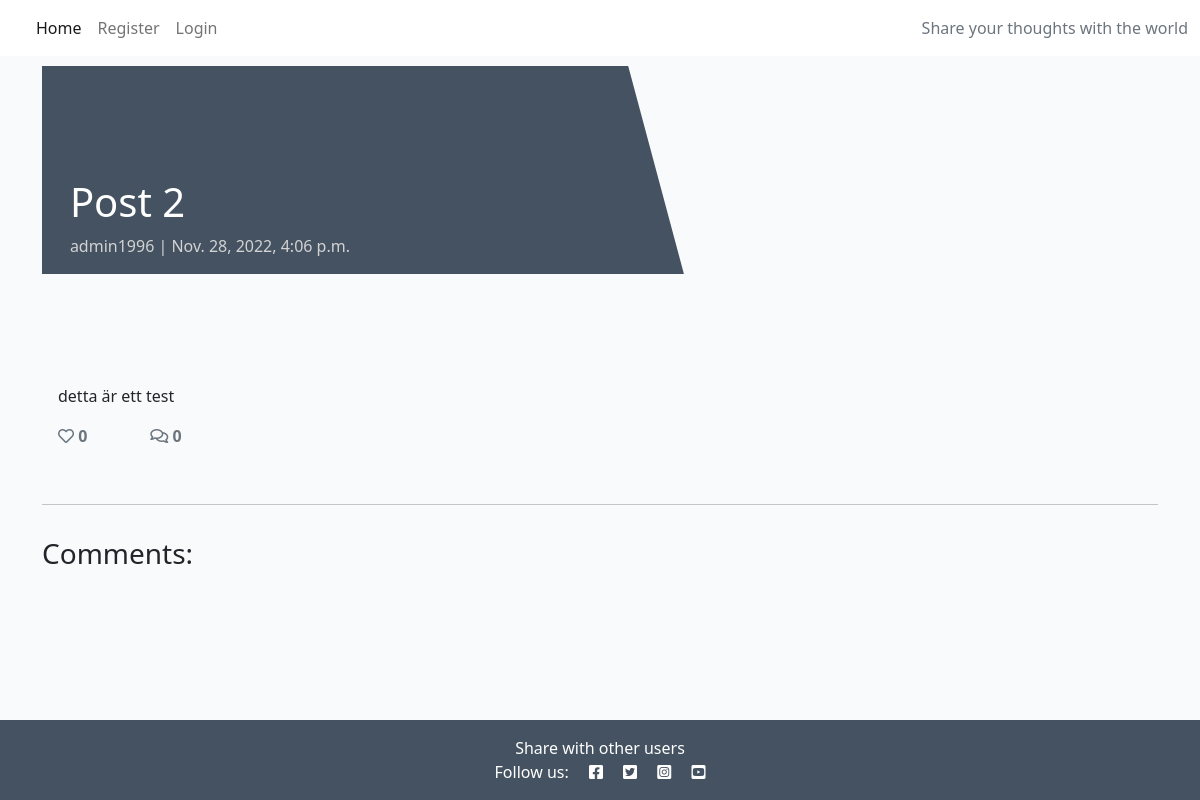
Before: /post-2/ with the older database file.
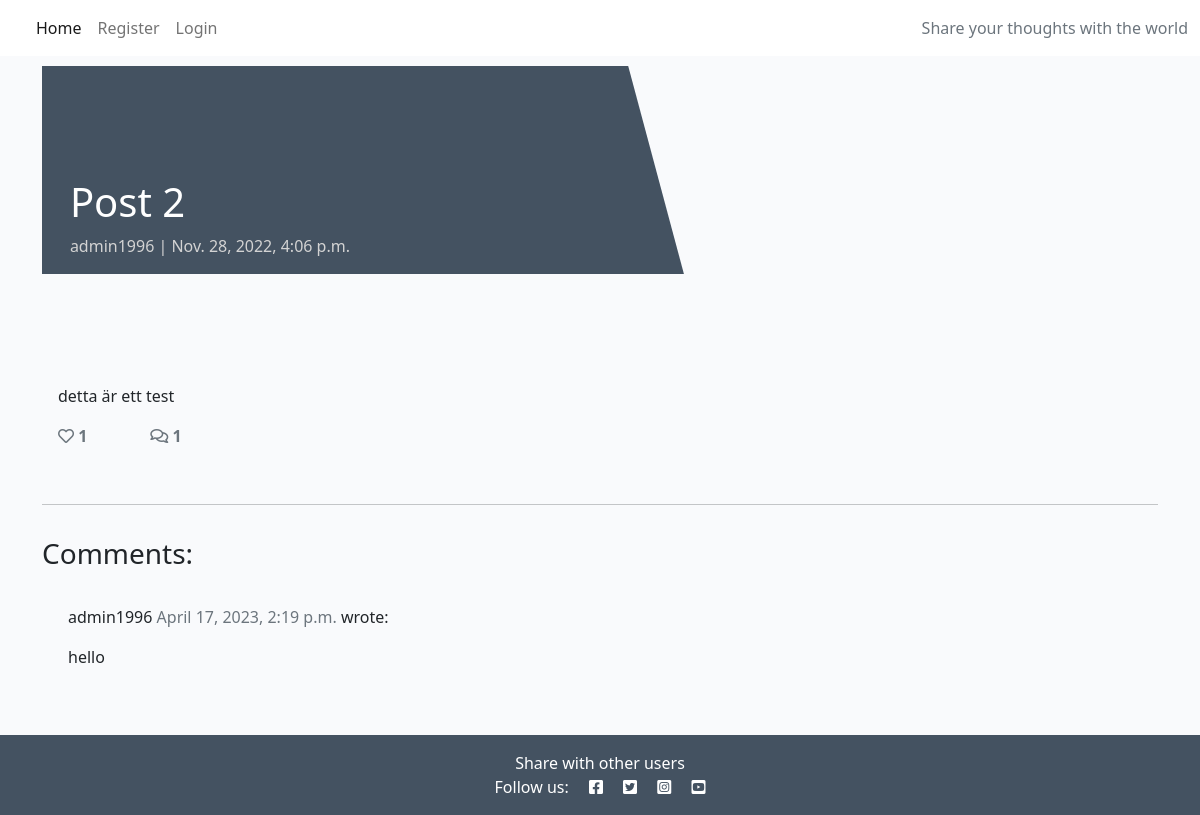
After: the same page with the newer database file.
### blog/models.py (models this page shows, shortened)
class Post(models.Model):
    title = models.CharField(max_length=200, unique=True)
    slug = models.SlugField(max_length=200, unique=True)
    author = models.ForeignKey(
        User, on_delete=models.CASCADE, related_name="blog_posts"
    )
    featured_image = CloudinaryField('image', default='placeholder')
    excerpt = models.TextField(blank=True)
    updated_on = models.DateTimeField(auto_now=True)
    content = models.TextField()
    created_on = models.DateTimeField(auto_now_add=True)
    status = models.IntegerField(choices=STATUS, default=0)
    likes = models.ManyToManyField(
        User, related_name='blogpost_like', blank=True)
    class Meta:
        ordering = ["-created_on"]
    def number_of_likes(self):
        return self.likes.count()

class Comment(models.Model):
    post = models.ForeignKey(Post, on_delete=models.CASCADE,
                             related_name="comments")
    name = models.CharField(max_length=80)
    email = models.EmailField()
    body = models.TextField()
    created_on = models.DateTimeField(auto_now_add=True)
    approved = models.BooleanField(default=False)
    class Meta:
        ordering = ["created_on"]

### blog/views.py (the view, shortened to what this page needs)
# urls.py: path('<slug:slug>/', views.PostDetail.as_view(), name='post_detail'),
class PostDetail(View):
    def get(self, request, slug, *args, **kwargs):
        queryset = Post.objects.filter(status=1)
        post = get_object_or_404(queryset, slug=slug)
        comments = post.comments.filter(approved=True).order_by("-created_on")
        liked = False
        if post.likes.filter(id=self.request.user.id).exists():
            liked = True
        return render(
            request,
            "post_detail.html",
            {
                "post": post,
                "comments": comments,
                "commented": False,
                "liked": liked,
                "comment_form": CommentForm()
            },
        )

### templates/post_detail.html (shortened to what this page needs)
{% extends 'base.html' %} {% block content %}
{% load crispy_forms_tags %}
<div class="masthead">
    <div class="container">
        <div class="row g-0">
            <div class="col-md-6 masthead-text">
                <h1 class="post-title">{{ post.title }}</h1>
                <p class="post-subtitle">{{ post.author }} | {{ post.created_on }}</p>
            </div>
            <div class="d-none d-md-block col-md-6 masthead-image">
            </div>
        </div>
    </div>
</div>
<div class="container">
    <div class="row">
        <div class="col card mb-4  mt-3 left  top">
            <div class="card-body">
                <p class="card-text ">
                    {{ post.content | safe }}
                </p>
                <div class="row">
                    <div class="col-1">
                        <strong>
                            {% if user.is_authenticated %}
                            <form class="d-inline" action="{% url 'post_like' post.slug %}" method="POST">
                                {% csrf_token %}
                                {% if liked %}
                                <button type="submit" name="blogpost_id" value="{{post.slug}}" class="btn-like"><i
                                        class="fas fa-heart"></i></button>
                                {% else %}
                                <button type="submit" name="blogpost_id" value="{{post.slug}}" class="btn-like"><i
                                        class="far fa-heart"></i></button>
                                {% endif %}
                            </form>
                            {% else %}
                            <span class="text-secondary"><i class="far fa-heart"></i></span>
                            {% endif %}
                            <span class="text-secondary">{{ post.number_of_likes }} </span>
                        </strong>
                    </div>
                    <div class="col-1">
                        {% with comments.count as total_comments %}
                        <strong class="text-secondary"><i class="far fa-comments"></i>
                            {{ total_comments }}</strong>
                        {% endwith %}
                    </div>
                </div>
            </div>
        </div>
    </div>
    <div class="row">
        <div class="col">
            <hr>
        </div>
    </div>
    <div class="row">
        <div class="col-md-8 card mb-4  mt-3 ">
            <h3>Comments:</h3>
            <div class="card-body">
                {% for comment in comments %}
                <div class="comments" style="padding: 10px;">
                    <p class="font-weight-bold">
                        {{ comment.name }}
                        <span class=" text-muted font-weight-normal">
                            {{ comment.created_on }}
                        </span> wrote:
                    </p>
                    {{ comment.body | linebreaks }}
                </div>
                {% endfor %}
            </div>
        </div>
        <div class="col-md-4 card mb-4  mt-3 ">
            <div class="card-body">
            </div>
        </div>
    </div>
</div>
{% endblock content %}

### templates/base.html (shortened to what this page needs)
{% load static %}
<!DOCTYPE html>
<html class="h-100">
<head>
    <link rel="stylesheet" href="https://cdnjs.cloudflare.com/ajax/libs/font-awesome/5.15.3/css/all.min.css">
    <link href="https://cdn.jsdelivr.net/npm/bootstrap@5.0.1/dist/css/bootstrap.min.css" rel="stylesheet"
>
    <link rel="stylesheet" href="{% static 'css/style.css' %}">
</head>
<body class="d-flex flex-column h-100 main-bg">
    <nav class="navbar navbar-expand-lg navbar-light bg-white">
        <div class="container-fluid">
            <div class="collapse navbar-collapse" id="navbarText">
                <ul class="navbar-nav me-auto mb-2 mb-lg-0">
                    <li class="nav-item">
                        <a class="nav-link active" aria-current="page" href="{% url 'home' %}">Home</a>
                    </li>
                    {% if user.is_authenticated %}
                    <li class="nav-item">
                        <a class="nav-link" href="{% url 'account_logout' %}">Logout</a>
                    </li>
                    {% else %}
                    <li class="nav-item">
                        <a class="nav-link" href="{% url 'account_signup' %}">Register</a>
                    </li>
                    <li class="nav-item">
                        <a class="nav-link" href="{% url 'account_login' %}">Login</a>
                    </li>
                    {% endif %}
                </ul>
                <span class="navbar-text text-muted">
                    Share your thoughts with the world
                </span>
            </div>
        </div>
    </nav>
    <main class="flex-shrink-0 main-bg">
        {% block content %}{% endblock content %}
    </main>
    <footer class="footer mt-auto py-3 dark-bg">
        <p class="m-0 text-center text-white">Share with other users</p>
        <p class="m-0 text-center text-white">Follow us: <i class="fab fa-facebook-square ms-3"></i>
            <i class="fab fa-twitter-square ms-3"></i>
            <i class="fab fa-instagram-square ms-3"></i>
            <i class="fab fa-youtube-square ms-3"></i></p>
    </footer>
</body>
</html>

### static/css/style.css (style rules this page uses)
body { background-color: #F9FAFC; }
.dark-bg { background-color: #445261; }
.main-bg { background-color: #F9FAFC; }
.card { border: none; background-color: transparent; }
.masthead { margin-top: 10px; overflow: hidden; position: relative; display: inline-block; height: 33vh; width: 100%; }
.masthead-text { background-color: #445261; color: white; position: relative; }
.masthead-image { position: relative; overflow: hidden; }
.masthead-image:after { content: ""; position: absolute; top: 0; right: 90%; height: 100%; width: 150%; background: #445261; -webkit-transform: skew(15deg); -moz-transform: skew(15deg); transform: skew(15deg); z-index: 100; }
.post-title { margin-top: 20%; margin-left: 5%; }
.post-subtitle { margin-left: 5%; color: lightgray; }
.nav-link { position: right; }

Changed rows visible on the page:
computed for Post "Post 2": number_of_likes "0" → "1"
added Comment: name "admin1996", created_on "April 17, 2023, 2:19 p.m.", body "hello"
Other visible differences:
{{ total_comments }}: "0" → "1"
